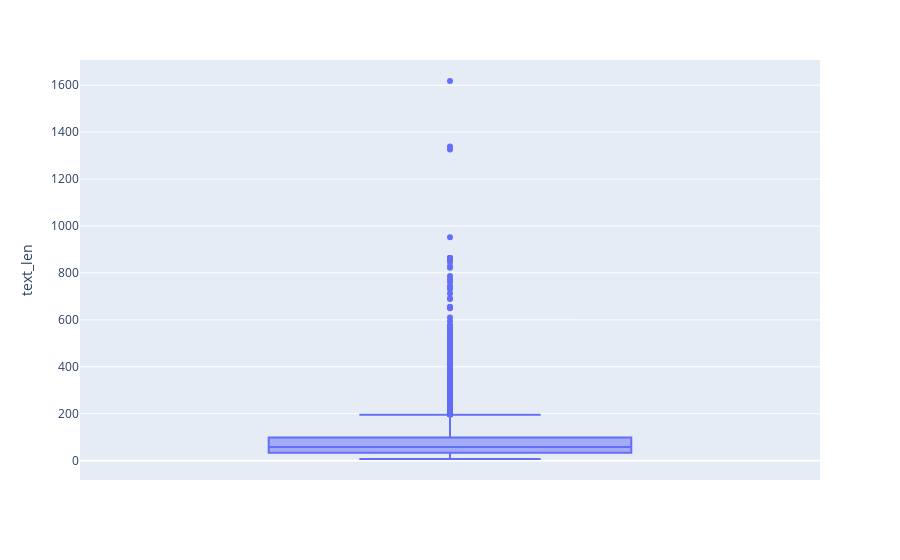

The cell this chart's notebook holds for it:
### Code cell
px.box(final,y='text_len')

### Figure 1 — Plotly figure (JSON) as saved in the notebook; plotly's stock layout.template omitted (floating-point values rounded to 4 significant figures; data arrays with more than 128 entries replaced by an {"elided": "..."} marker saying what was removed)
{"data": [{"alignmentgroup": "True", "hovertemplate": "text_len=%{y}<extra></extra>", "legendgroup": "", "marker": {"color": "#636efa"}, "name": "", "notched": false, "offsetgroup": "", "orientation": "v", "showlegend": false, "type": "box", "x0": " ", "xaxis": "x", "y": {"elided": "10000 int values"}, "y0": " ", "yaxis": "y"}], "layout": {"boxmode": "group", "legend": {"tracegroupgap": 0}, "margin": {"t": 60}, "xaxis": {"anchor": "y", "domain": [0, 1]}, "yaxis": {"anchor": "x", "domain": [0, 1], "title": {"text": "text_len"}}}}
